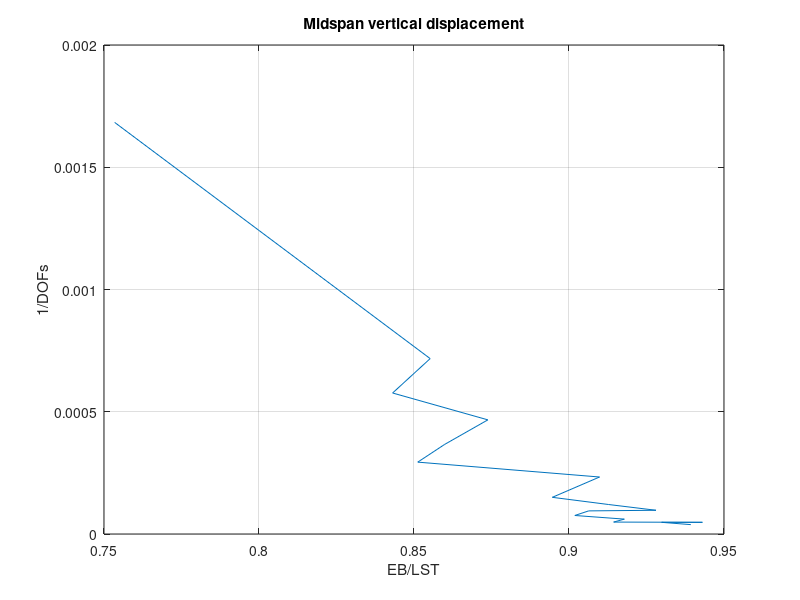
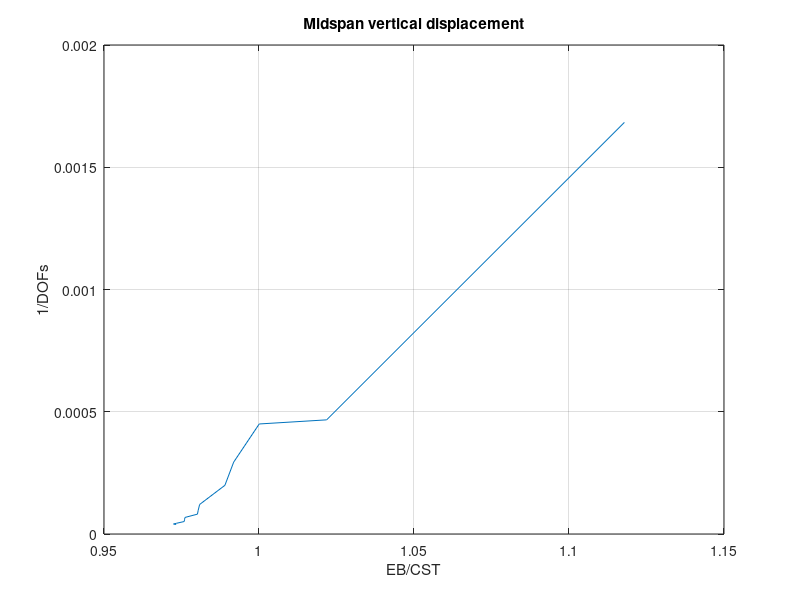
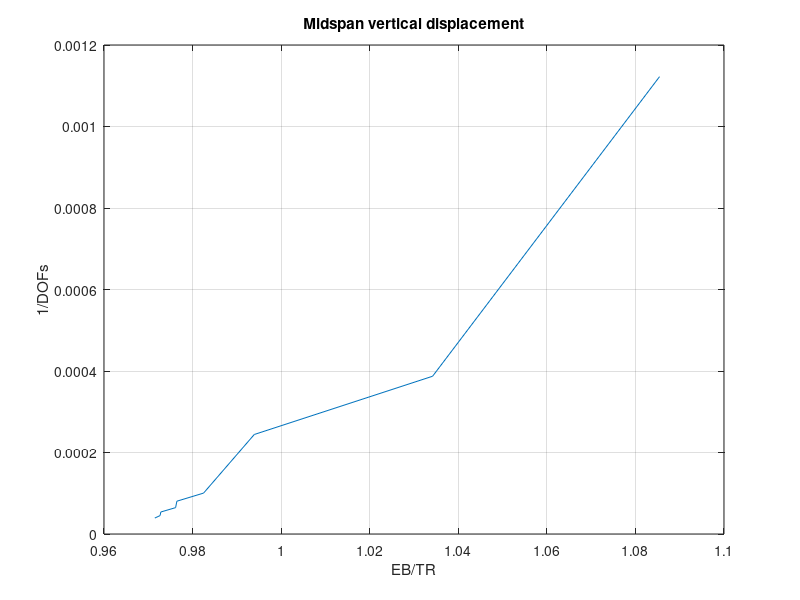

Here is the MATLAB script that generated these plots, in order:
clear all;
close all;
clc;
Euler = 0.001190476190476;

CST_dofs = [594,2142,2222,3402,5022,8282,10302,12322,14762,17182,19602,22842,24462,25662];
CST = [0.001064951716968,0.001165059242005,0.001190388895012,0.001200283991053,0.001203717354782,0.001213720937214,...
    0.001214289517394,0.001214598443731,0.001219601547756,0.001219790119117,0.001219912491413,0.001223069785971,0.001224238175844,...
    0.001223154500608];

LST_dofs = [594,1394,1734,2142,2730,3402,4290,6666,8282,10302,10578,13202,16422,20502,20898,20930,26082];
LST = [0.001580072703449,0.001392014990965,0.001412019295893,0.001362374920909,0.001384481393102,0.001398571095398,...
    0.001308427179395,0.001330708354128,0.001304366004828,0.001282749399446,0.001313490942182,...
    0.001319996006625,0.001297014379057,0.001301927429989,0.001262376654595,0.001280249347114,0.001267409217244];


TR_dofs = [891,2583,4095,9963,12423,15453,18513,22143,25545];
TR = [0.001096762300234,0.001151110756730,0.001197741821396,0.001211703000320,...
    0.001219183865479,0.001219542219717,0.001223723184922,0.001223937663794,0.001225441416596];


figure;
plot(Euler./LST,1./LST_dofs);
grid on;
ylabel('1/DOFs'); xlabel('EB/LST');
title('Midspan vertical displacement');

figure;
plot(Euler./CST,1./CST_dofs);
grid on;
ylabel('1/DOFs'); xlabel('EB/CST');
title('Midspan vertical displacement');

figure;
plot(Euler./TR,1./TR_dofs);
grid on;
ylabel('1/DOFs'); xlabel('EB/TR');
title('Midspan vertical displacement');


%% ABAQUS

LST_dofs_A = [13202,26082];
LST_A = [0.00123285,0.00123291];
